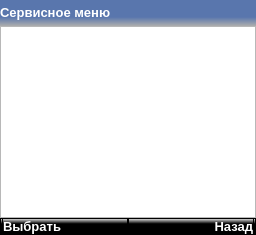
      <widget class="QWidget" name="service_menu_page">
       <layout class="QVBoxLayout" name="verticalLayout_10">
        <property name="spacing">
         <number>0</number>
        </property>
        <property name="sizeConstraint">
         <enum>QLayout::SetDefaultConstraint</enum>
        </property>
        <property name="leftMargin">
         <number>0</number>
        </property>
        <property name="topMargin">
         <number>0</number>
        </property>
        <property name="rightMargin">
         <number>0</number>
        </property>
        <property name="bottomMargin">
         <number>0</number>
        </property>
        <item>
         <layout class="QVBoxLayout" name="verticalLayout_8">
          <property name="spacing">
           <number>0</number>
          </property>
          <item>
           <widget class="QWidget" name="horizontalWidget" native="true">
            <property name="styleSheet">
             <string notr="true">background: qlineargradient(spread:pad, x1:0, y1:0, x2:0, y2:1, stop:0.659091 rgba(89, 118, 173, 255), stop:1 rgba(173, 173, 173, 255));</string>
            </property>
            <layout class="QHBoxLayout" name="horizontalLayout_22">
             <property name="spacing">
              <number>0</number>
             </property>
             <property name="leftMargin">
              <number>0</number>
             </property>
             <property name="topMargin">
              <number>1</number>
             </property>
             <property name="rightMargin">
              <number>0</number>
             </property>
             <property name="bottomMargin">
              <number>1</number>
             </property>
             <item>
              <widget class="QLabel" name="label_4">
               <property name="sizePolicy">
                <sizepolicy hsizetype="Preferred" vsizetype="Fixed">
                 <horstretch>0</horstretch>
                 <verstretch>0</verstretch>
                </sizepolicy>
               </property>
               <property name="sizeIncrement">
                <size>
                 <width>0</width>
                 <height>0</height>
                </size>
               </property>
               <property name="baseSize">
                <size>
                 <width>0</width>
                 <height>0</height>
                </size>
               </property>
               <property name="font">
                <font>
                 <pointsize>10</pointsize>
                 <weight>75</weight>
                 <bold>true</bold>
                </font>
               </property>
               <property name="styleSheet">
                <string notr="true">color: rgb(255, 255, 255);
background: none;</string>
               </property>
               <property name="text">
                <string>Сервисное меню</string>
               </property>
               <property name="scaledContents">
                <bool>false</bool>
               </property>
               <property name="margin">
                <number>0</number>
               </property>
              </widget>
             </item>
             <item>
              <widget class="QLabel" name="bat">
               <property name="sizePolicy">
                <sizepolicy hsizetype="Fixed" vsizetype="Fixed">
                 <horstretch>0</horstretch>
                 <verstretch>0</verstretch>
                </sizepolicy>
               </property>
               <property name="minimumSize">
                <size>
                 <width>24</width>
                 <height>24</height>
                </size>
               </property>
               <property name="maximumSize">
                <size>
                 <width>24</width>
                 <height>24</height>
                </size>
               </property>
               <property name="layoutDirection">
                <enum>Qt::LeftToRight</enum>
               </property>
               <property name="styleSheet">
                <string notr="true">border-image: url(:/resources/battery64.png);
background: none;</string>
               </property>
               <property name="text">
                <string/>
               </property>
               <property name="alignment">
                <set>Qt::AlignRight|Qt::AlignTrailing|Qt::AlignVCenter</set>
               </property>
               <property name="margin">
                <number>0</number>
               </property>
              </widget>
             </item>
            </layout>
           </widget>
          </item>
          <item>
           <widget class="QListWidget" name="service_menu_list">
            <property name="enabled">
             <bool>true</bool>
            </property>
            <property name="styleSheet">
             <string notr="true">QListView {
    show-decoration-selected: 1; /* make the selection span the entire width of the view */
}

QListView::item:selected:!active {
    background: qlineargradient(x1: 0, y1: 0, x2: 0, y2: 1,
                                stop: 0 #385282, stop: 1 #7597D9);
	color: #FFFFFF;
}
</string>
            </property>
            <property name="autoScroll">
             <bool>true</bool>
            </property>
            <property name="showDropIndicator" stdset="0">
             <bool>true</bool>
            </property>
            <property name="viewMode">
             <enum>QListView::ListMode</enum>
            </property>
            <property name="selectionRectVisible">
             <bool>false</bool>
            </property>
           </widget>
          </item>
          <item>
           <widget class="QWidget" name="horizontalWidget_3" native="true">
            <property name="sizePolicy">
             <sizepolicy hsizetype="Preferred" vsizetype="Fixed">
              <horstretch>0</horstretch>
              <verstretch>0</verstretch>
             </sizepolicy>
            </property>
            <property name="styleSheet">
             <string notr="true">QWidget {
	background: qlineargradient(spread:pad, x1:0, y1:1, x2:0, y2:0, stop:0.659091 rgba(0, 0, 0, 255), stop:1 rgba(255, 255, 255, 255));
border: 1px solid black;
}
QLabel {
	color: rgb(255, 255, 255)
}
QPushButtonl {
	color: rgb(255, 255, 255)
}</string>
            </property>
            <layout class="QHBoxLayout" name="horizontalLayout_2">
             <property name="spacing">
              <number>0</number>
             </property>
             <property name="leftMargin">
              <number>2</number>
             </property>
             <property name="topMargin">
              <number>0</number>
             </property>
             <property name="rightMargin">
              <number>2</number>
             </property>
             <property name="bottomMargin">
              <number>0</number>
             </property>
             <item>
              <widget class="QPushButton" name="service_menu_left">
               <property name="font">
                <font>
                 <pointsize>10</pointsize>
                 <weight>75</weight>
                 <bold>true</bold>
                </font>
               </property>
               <property name="layoutDirection">
                <enum>Qt::LeftToRight</enum>
               </property>
               <property name="autoFillBackground">
                <bool>false</bool>
               </property>
               <property name="styleSheet">
                <string notr="true">color: rgb(255, 255, 255);
text-align:left;</string>
               </property>
               <property name="text">
                <string>Выбрать</string>
               </property>
               <property name="autoDefault">
                <bool>false</bool>
               </property>
               <property name="default">
                <bool>false</bool>
               </property>
               <property name="flat">
                <bool>false</bool>
               </property>
              </widget>
             </item>
             <item>
              <widget class="QPushButton" name="service_menu_right">
               <property name="font">
                <font>
                 <pointsize>10</pointsize>
                 <weight>75</weight>
                 <bold>true</bold>
                </font>
               </property>
               <property name="layoutDirection">
                <enum>Qt::LeftToRight</enum>
               </property>
               <property name="autoFillBackground">
                <bool>false</bool>
               </property>
               <property name="styleSheet">
                <string notr="true">color: rgb(255, 255, 255);
text-align:right;</string>
               </property>
               <property name="text">
                <string>Назад</string>
               </property>
               <property name="autoDefault">
                <bool>false</bool>
               </property>
               <property name="default">
                <bool>false</bool>
               </property>
               <property name="flat">
                <bool>false</bool>
               </property>
              </widget>
             </item>
            </layout>
           </widget>
          </item>
         </layout>
        </item>
       </layout>
      </widget>
